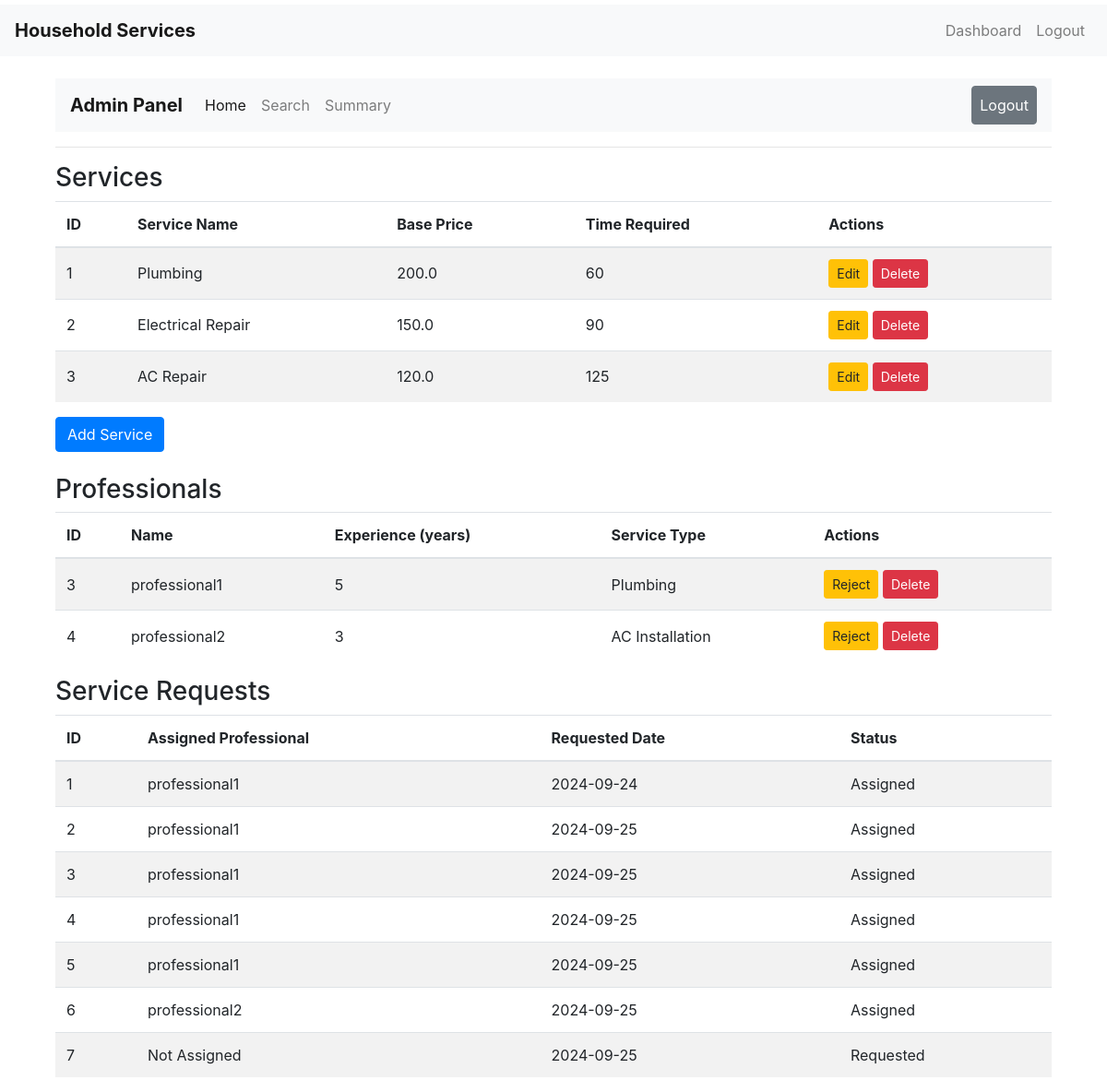
The page /admin/dashboard (signed in) on the database its author committed.
### models.py (models this page shows, shortened)
class Service(db.Model):
    __tablename__ = 'services'
    id = db.Column(db.Integer, nullable =False, primary_key=True)
    name = db.Column(db.String(100), nullable=False)
    base_price = db.Column(db.Float, nullable=False)
    time_required = db.Column(db.Integer, nullable=False)  # in minutes
    description = db.Column(db.Text)

class User(UserMixin, db.Model):
    __tablename__ = 'users'
    id = db.Column(db.Integer, primary_key=True)
    username = db.Column(db.String(100), unique=True, nullable=False)
    password = db.Column(db.String(128), nullable=False)
    role = db.Column(db.String(20), nullable=False)
    is_active = db.Column(db.Boolean, default=True)
    date_created = db.Column(db.DateTime, default=datetime.utcnow)
    is_approved = db.Column(db.Boolean, default=False)
    service_type = db.Column(db.String(100))
    experience = db.Column(db.Integer)
    customer_service_requests = db.relationship('ServiceRequest', backref='customer', foreign_keys='ServiceRequest.customer_id', lazy='dynamic')
    professional_service_requests = db.relationship('ServiceRequest', backref='professional', foreign_keys='ServiceRequest.professional_id', lazy='dynamic')

class ServiceRequest(db.Model):
    __tablename__ = 'service_requests'
    id = db.Column(db.Integer, primary_key=True)
    service_id = db.Column(db.Integer, db.ForeignKey('services.id'), nullable=False)
    customer_id = db.Column(db.Integer, db.ForeignKey('users.id'), nullable=False)
    professional_id = db.Column(db.Integer, db.ForeignKey('users.id'))
    service_status = db.Column(db.String(20), nullable=False, default='requested')
    service = db.relationship('Service', backref='service_requests')
    date_of_request = db.Column(db.DateTime, default=datetime.utcnow)
    date_of_completion = db.Column(db.DateTime)
    remarks = db.Column(db.Text)

### routes.py (the view)
@app.route('/admin/dashboard')
@login_required
def admin_dashboard():
    if current_user.role != 'admin':
        flash('Access denied.')
        return redirect(url_for('index'))
    services = Service.query.all()
    professionals = User.query.filter_by(role='professional').all()
    service_requests = ServiceRequest.query.all()
    return render_template('admin_dashboard.html', services=services, professionals=professionals, service_requests=service_requests)

### app.py (called while the page is built)
@login_manager.user_loader
def load_user(user_id):
    return User.query.get(int(user_id))

### templates/admin_dashboard.html (shortened to what this page needs)
{% extends 'base.html' %}
{% block content %}
<div class="container mt-4">
    <nav class="navbar navbar-expand-lg navbar-light bg-light">
        <a class="navbar-brand" href="{{ url_for('admin_dashboard') }}">Admin Panel</a>
        <div class="collapse navbar-collapse" id="navbarNav">
            <ul class="navbar-nav">
                <li class="nav-item {% if request.endpoint == 'admin_dashboard' %}active{% endif %}">
                    <a class="nav-link" href="{{ url_for('admin_dashboard') }}">Home</a>
                </li>
                <li class="nav-item {% if request.endpoint == 'admin_search' %}active{% endif %}">
                    <a class="nav-link" href="{{ url_for('admin_search') }}">Search</a>
                </li>
                <li class="nav-item">
                    <a class="nav-link" href="{{ url_for('admin_summary') }}">Summary</a>
                </li>
            </ul>
            <ul class="navbar-nav ml-auto">
                <li class="nav-item">
                    <a class="nav-link btn btn-secondary text-white" href="{{ url_for('logout') }}">Logout</a>
                </li>
            </ul>
        </div>
    </nav>
    <hr>
    <h3>Services</h3>
    <table class="table table-striped">
        <thead>
            <tr>
                <th>ID</th>
                <th>Service Name</th>
                <th>Base Price</th>
                <th>Time Required</th>
                <th>Actions</th>
            </tr>
        </thead>
        <tbody>
            {% for service in services %}
            <tr>
                <td>{{ service.id }}</td>
                <td>{{ service.name }}</td>
                <td>{{ service.base_price }}</td>
                <td>{{ service.time_required }}</td>
                <td>
                    <a href="{{ url_for('edit_service', service_id=service.id) }}" class="btn btn-sm btn-warning">Edit</a>
                    <form action="{{ url_for('delete_service', service_id=service.id) }}" method="POST" style="display:inline;">
                        <button type="submit" class="btn btn-sm btn-danger"
                            onclick="return confirm('Are you sure you want to delete this service?');">Delete</button>
                    </form>
                </td>
            </tr>
            {% endfor %}
        </tbody>
    </table>
    <a href="{{ url_for('create_service') }}" class="btn btn-primary mb-4">Add Service</a>
    <h3>Professionals</h3>
    <table class="table table-striped">
        <thead>
            <tr>
                <th>ID</th>
                <th>Name</th>
                <th>Experience (years)</th>
                <th>Service Type</th>
                <th>Actions</th>
            </tr>
        </thead>
        <tbody>
            {% for professional in professionals %}
            <tr>
                <td>{{ professional.id }}</td>
                <td>{{ professional.username }}</td>
                <td>{{ professional.experience }}</td>
                <td>{{ professional.service_type }}</td>
                <td>
                    {% if professional.is_approved %}
                    <form action="{{ url_for('reject_professional', professional_id=professional.id) }}" method="POST" style="display:inline;">
                        <button type="submit" class="btn btn-sm btn-warning">Reject</button>
                    </form>
                    {% else %}
                    <form action="{{ url_for('approve_professional', professional_id=professional.id) }}" method="POST" style="display:inline;">
                        <button type="submit" class="btn btn-sm btn-success">Approve</button>
                    </form>
                    {% endif %}
                    <form action="{{ url_for('delete_professional', professional_id=professional.id) }}" method="POST" style="display:inline;">
                        <button type="submit" class="btn btn-sm btn-danger"
                            onclick="return confirm('Are you sure you want to delete this professional?');">Delete</button>
                    </form>
                </td>
            </tr>
            {% endfor %}
        </tbody>
    </table>
    <h3>Service Requests</h3>
    <table class="table table-striped">
        <thead>
            <tr>
                <th>ID</th>
                <th>Assigned Professional</th>
                <th>Requested Date</th>
                <th>Status</th>
            </tr>
        </thead>
        <tbody>
            {% for request in service_requests %}
            <tr>
                <td>{{ request.id }}</td>
                <td>
                    {% if request.professional %}
                        {{ request.professional.username }}
                    {% else %}
                        Not Assigned
                    {% endif %}
                </td>
                <td>{{ request.date_of_request.strftime('%Y-%m-%d') }}</td>
                <td>{{ request.service_status.capitalize() }}</td>
            </tr>
            {% endfor %}
        </tbody>
    </table>
</div>
{% endblock %}

### static/css/styles.css (style rules this page uses)
body { padding-top: 5px; }
.navbar-brand { font-weight: bold; }
.table th, .table td { vertical-align: middle; }

### rows shown on the page
Service: id "1", name "Plumbing", base_price "200.0", time_required "60"
Service: id "2", name "Electrical Repair", base_price "150.0", time_required "90"
Service: id "3", name "AC Repair", base_price "120.0", time_required "125"
User: id "3", username "professional1", experience "5", service_type "Plumbing"
User: id "4", username "professional2", experience "3", service_type "AC Installation"
ServiceRequest: id "1", professional.username "professional1", date_of_request "2024-09-24", service_status "Assigned"
ServiceRequest: id "2", professional.username "professional1", date_of_request "2024-09-25", service_status "Assigned"
ServiceRequest: id "3", professional.username "professional1", date_of_request "2024-09-25", service_status "Assigned"
ServiceRequest: id "4", professional.username "professional1", date_of_request "2024-09-25", service_status "Assigned"
ServiceRequest: id "5", professional.username "professional1", date_of_request "2024-09-25", service_status "Assigned"
ServiceRequest: id "6", professional.username "professional2", date_of_request "2024-09-25", service_status "Assigned"
ServiceRequest: id "7", shows "Not Assigned", date_of_request "2024-09-25", service_status "Requested"
